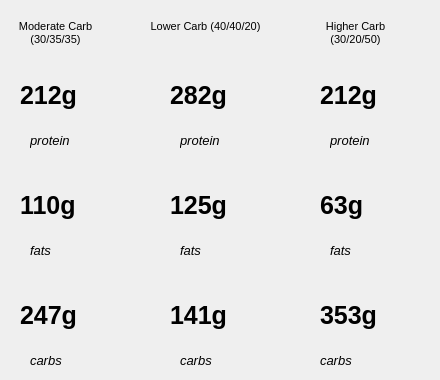
            <widget class="QWidget" name="tab">
             <attribute name="title">
              <string>Maintenance</string>
             </attribute>
             <widget class="QLabel" name="txtMainModP">
              <property name="enabled">
               <bool>true</bool>
              </property>
              <property name="geometry">
               <rect>
                <x>20</x>
                <y>70</y>
                <width>111</width>
                <height>51</height>
               </rect>
              </property>
              <property name="font">
               <font>
                <pointsize>19</pointsize>
                <weight>75</weight>
                <bold>true</bold>
               </font>
              </property>
              <property name="text">
               <string>212g</string>
              </property>
             </widget>
             <widget class="QLabel" name="txtMainLowP">
              <property name="enabled">
               <bool>true</bool>
              </property>
              <property name="geometry">
               <rect>
                <x>170</x>
                <y>70</y>
                <width>111</width>
                <height>51</height>
               </rect>
              </property>
              <property name="font">
               <font>
                <pointsize>19</pointsize>
                <weight>75</weight>
                <bold>true</bold>
               </font>
              </property>
              <property name="text">
               <string>282g</string>
              </property>
             </widget>
             <widget class="QLabel" name="txtMainHigP">
              <property name="enabled">
               <bool>true</bool>
              </property>
              <property name="geometry">
               <rect>
                <x>320</x>
                <y>70</y>
                <width>111</width>
                <height>51</height>
               </rect>
              </property>
              <property name="font">
               <font>
                <pointsize>19</pointsize>
                <weight>75</weight>
                <bold>true</bold>
               </font>
              </property>
              <property name="text">
               <string>212g</string>
              </property>
             </widget>
             <widget class="QLabel" name="txtMainHigF">
              <property name="enabled">
               <bool>true</bool>
              </property>
              <property name="geometry">
               <rect>
                <x>320</x>
                <y>180</y>
                <width>111</width>
                <height>51</height>
               </rect>
              </property>
              <property name="font">
               <font>
                <pointsize>19</pointsize>
                <weight>75</weight>
                <bold>true</bold>
               </font>
              </property>
              <property name="text">
               <string>63g</string>
              </property>
             </widget>
             <widget class="QLabel" name="txtMainLowF">
              <property name="enabled">
               <bool>true</bool>
              </property>
              <property name="geometry">
               <rect>
                <x>170</x>
                <y>180</y>
                <width>111</width>
                <height>51</height>
               </rect>
              </property>
              <property name="font">
               <font>
                <pointsize>19</pointsize>
                <weight>75</weight>
                <bold>true</bold>
               </font>
              </property>
              <property name="text">
               <string>125g</string>
              </property>
             </widget>
             <widget class="QLabel" name="txtMainModF">
              <property name="enabled">
               <bool>true</bool>
              </property>
              <property name="geometry">
               <rect>
                <x>20</x>
                <y>180</y>
                <width>111</width>
                <height>51</height>
               </rect>
              </property>
              <property name="font">
               <font>
                <pointsize>19</pointsize>
                <weight>75</weight>
                <bold>true</bold>
               </font>
              </property>
              <property name="text">
               <string>110g</string>
              </property>
             </widget>
             <widget class="QLabel" name="txtMainLowC">
              <property name="enabled">
               <bool>true</bool>
              </property>
              <property name="geometry">
               <rect>
                <x>170</x>
                <y>290</y>
                <width>111</width>
                <height>51</height>
               </rect>
              </property>
              <property name="font">
               <font>
                <pointsize>19</pointsize>
                <weight>75</weight>
                <bold>true</bold>
               </font>
              </property>
              <property name="text">
               <string>141g</string>
              </property>
             </widget>
             <widget class="QLabel" name="txtMainModC">
              <property name="enabled">
               <bool>true</bool>
              </property>
              <property name="geometry">
               <rect>
                <x>20</x>
                <y>290</y>
                <width>111</width>
                <height>51</height>
               </rect>
              </property>
              <property name="font">
               <font>
                <pointsize>19</pointsize>
                <weight>75</weight>
                <bold>true</bold>
               </font>
              </property>
              <property name="text">
               <string>247g</string>
              </property>
             </widget>
             <widget class="QLabel" name="txtMainHigC">
              <property name="enabled">
               <bool>true</bool>
              </property>
              <property name="geometry">
               <rect>
                <x>320</x>
                <y>290</y>
                <width>111</width>
                <height>51</height>
               </rect>
              </property>
              <property name="font">
               <font>
                <pointsize>19</pointsize>
                <weight>75</weight>
                <bold>true</bold>
               </font>
              </property>
              <property name="text">
               <string>353g</string>
              </property>
             </widget>
             <widget class="QLabel" name="label_14">
              <property name="geometry">
               <rect>
                <x>30</x>
                <y>130</y>
                <width>61</width>
                <height>21</height>
               </rect>
              </property>
              <property name="font">
               <font>
                <pointsize>10</pointsize>
                <italic>true</italic>
               </font>
              </property>
              <property name="text">
               <string>protein</string>
              </property>
             </widget>
             <widget class="QLabel" name="label_21">
              <property name="geometry">
               <rect>
                <x>180</x>
                <y>130</y>
                <width>61</width>
                <height>21</height>
               </rect>
              </property>
              <property name="font">
               <font>
                <pointsize>10</pointsize>
                <italic>true</italic>
               </font>
              </property>
              <property name="text">
               <string>protein</string>
              </property>
             </widget>
             <widget class="QLabel" name="label_22">
              <property name="geometry">
               <rect>
                <x>330</x>
                <y>130</y>
                <width>61</width>
                <height>21</height>
               </rect>
              </property>
              <property name="font">
               <font>
                <pointsize>10</pointsize>
                <italic>true</italic>
               </font>
              </property>
              <property name="text">
               <string>protein</string>
              </property>
             </widget>
             <widget class="QLabel" name="label_23">
              <property name="geometry">
               <rect>
                <x>30</x>
                <y>240</y>
                <width>61</width>
                <height>21</height>
               </rect>
              </property>
              <property name="font">
               <font>
                <pointsize>10</pointsize>
                <italic>true</italic>
               </font>
              </property>
              <property name="text">
               <string>fats</string>
              </property>
             </widget>
             <widget class="QLabel" name="label_24">
              <property name="geometry">
               <rect>
                <x>180</x>
                <y>240</y>
                <width>61</width>
                <height>21</height>
               </rect>
              </property>
              <property name="font">
               <font>
                <pointsize>10</pointsize>
                <italic>true</italic>
               </font>
              </property>
              <property name="text">
               <string>fats</string>
              </property>
             </widget>
             <widget class="QLabel" name="label_25">
              <property name="geometry">
               <rect>
                <x>330</x>
                <y>240</y>
                <width>61</width>
                <height>21</height>
               </rect>
              </property>
              <property name="font">
               <font>
                <pointsize>10</pointsize>
                <italic>true</italic>
               </font>
              </property>
              <property name="text">
               <string>fats</string>
              </property>
             </widget>
             <widget class="QLabel" name="label_26">
              <property name="geometry">
               <rect>
                <x>30</x>
                <y>350</y>
                <width>61</width>
                <height>21</height>
               </rect>
              </property>
              <property name="font">
               <font>
                <pointsize>10</pointsize>
                <italic>true</italic>
               </font>
              </property>
              <property name="text">
               <string>carbs</string>
              </property>
             </widget>
             <widget class="QLabel" name="label_41">
              <property name="geometry">
               <rect>
                <x>180</x>
                <y>350</y>
                <width>61</width>
                <height>21</height>
               </rect>
              </property>
              <property name="font">
               <font>
                <pointsize>10</pointsize>
                <italic>true</italic>
               </font>
              </property>
              <property name="text">
               <string>carbs</string>
              </property>
             </widget>
             <widget class="QLabel" name="label_43">
              <property name="geometry">
               <rect>
                <x>320</x>
                <y>350</y>
                <width>61</width>
                <height>21</height>
               </rect>
              </property>
              <property name="font">
               <font>
                <pointsize>10</pointsize>
                <italic>true</italic>
               </font>
              </property>
              <property name="text">
               <string>carbs</string>
              </property>
             </widget>
             <widget class="QLabel" name="label_44">
              <property name="geometry">
               <rect>
                <x>0</x>
                <y>20</y>
                <width>111</width>
                <height>41</height>
               </rect>
              </property>
              <property name="font">
               <font>
                <pointsize>8</pointsize>
               </font>
              </property>
              <property name="text">
               <string>Moderate Carb (30/35/35)</string>
              </property>
              <property name="alignment">
               <set>Qt::AlignHCenter|Qt::AlignTop</set>
              </property>
              <property name="wordWrap">
               <bool>true</bool>
              </property>
             </widget>
             <widget class="QLabel" name="label_47">
              <property name="geometry">
               <rect>
                <x>150</x>
                <y>20</y>
                <width>111</width>
                <height>41</height>
               </rect>
              </property>
              <property name="font">
               <font>
                <pointsize>8</pointsize>
               </font>
              </property>
              <property name="text">
               <string>Lower Carb (40/40/20)</string>
              </property>
              <property name="alignment">
               <set>Qt::AlignHCenter|Qt::AlignTop</set>
              </property>
              <property name="wordWrap">
               <bool>true</bool>
              </property>
             </widget>
             <widget class="QLabel" name="label_48">
              <property name="geometry">
               <rect>
                <x>300</x>
                <y>20</y>
                <width>111</width>
                <height>41</height>
               </rect>
              </property>
              <property name="font">
               <font>
                <pointsize>8</pointsize>
               </font>
              </property>
              <property name="text">
               <string>Higher Carb (30/20/50)</string>
              </property>
              <property name="alignment">
               <set>Qt::AlignHCenter|Qt::AlignTop</set>
              </property>
              <property name="wordWrap">
               <bool>true</bool>
              </property>
             </widget>
            </widget>
